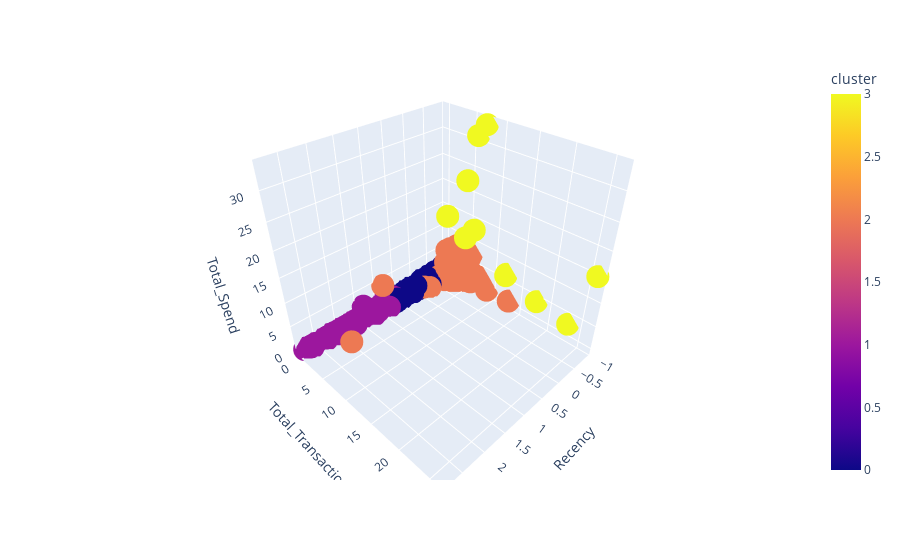

Notebook code cell kept with this figure:
### Code cell
import plotly.express as px
fig = px.scatter_3d(customer_RFM_scaled, x='Recency', y='Total_Transactions', z='Total_Spend', color='cluster')
fig.show()

### Figure 1 — Plotly figure (JSON) as saved in the notebook; plotly's stock layout.template omitted (floating-point values rounded to 4 significant figures; data arrays with more than 128 entries replaced by an {"elided": "..."} marker saying what was removed)
{"data": [{"hovertemplate": "Recency=%{x}<br>Total_Transactions=%{y}<br>Total_Spend=%{z}<br>cluster=%{marker.color}<extra></extra>", "legendgroup": "", "marker": {"color": {"elided": "4362 int values"}, "coloraxis": "coloraxis", "symbol": "circle"}, "mode": "markers", "name": "", "scene": "scene", "showlegend": false, "type": "scatter3d", "x": {"elided": "4362 float values"}, "y": {"elided": "4362 float values"}, "z": {"elided": "4362 float values"}}], "layout": {"coloraxis": {"colorbar": {"title": {"text": "cluster"}}, "colorscale": [[0, "#0d0887"], [0.1111, "#46039f"], [0.2222, "#7201a8"], [0.3333, "#9c179e"], [0.4444, "#bd3786"], [0.5556, "#d8576b"], [0.6667, "#ed7953"], [0.7778, "#fb9f3a"], [0.8889, "#fdca26"], [1, "#f0f921"]]}, "legend": {"tracegroupgap": 0}, "margin": {"t": 60}, "scene": {"domain": {"x": [0, 1], "y": [0, 1]}, "xaxis": {"title": {"text": "Recency"}}, "yaxis": {"title": {"text": "Total_Transactions"}}, "zaxis": {"title": {"text": "Total_Spend"}}}}}
